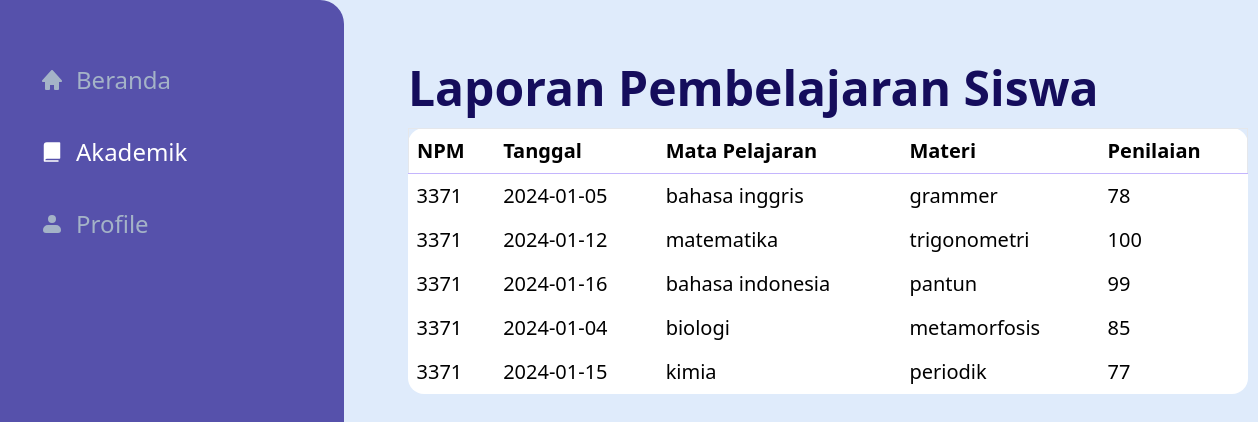
Screenshot of /akademik.php (signed in) with the database file from the repository.
### tables this page shows
CREATE TABLE IF NOT EXISTS `tbl_laporan` (
  `id` int(10) NOT NULL,
  `id_siswa` int(10) NOT NULL,
  `tanggal` date NOT NULL,
  `matpel` varchar(25) NOT NULL,
  `materi` varchar(25) NOT NULL,
  `penilaian` int(11) NOT NULL
);

### src/akademik.php (the view, shortened to what this page needs)
<?php
    require 'connection.php';
?>
<!doctype html>
<html>
<head>
  <link href="output.css" rel="stylesheet">
</head>
<body class="bg-[#DFEBFB] h-screen flex ">
  <header class="bg-[#5651AB] w-[344px] rounded-r-3xl flex flex-col justify-start items-start ">
      <nav class="">
          <ul class="text-[#A4B3C7] text-2xl">
            <li class="m-10 mt-16 flex gap-3 active:text-white hover:text-white items-center">
                <a class="active:text-white" href="index.php">Beranda</a></li>
            <li class="m-10 flex gap-3 active:text-white text-white  items-center">
                <svg xmlns="http://www.w3.org/2000/svg" width="1em" height="1em" viewBox="0 0 256 256"><path fill="currentColor" d="M216 32v160a8 8 0 0 1-8 8H72a16 16 0 0 0-16 16h136a8 8 0 0 1 0 16H48a8 8 0 0 1-8-8V56a32 32 0 0 1 32-32h136a8 8 0 0 1 8 8"/></svg>
                <a href="akademik.php">Akademik</a></li>
            <li class="m-10 flex gap-3 active:text-white hover:text-white  items-center">
                <svg xmlns="http://www.w3.org/2000/svg" width="1em" height="1em" viewBox="0 0 24 24"><path fill="currentColor" fill-rule="evenodd" d="M8 7a4 4 0 1 1 8 0a4 4 0 0 1-8 0m0 6a5 5 0 0 0-5 5a3 3 0 0 0 3 3h12a3 3 0 0 0 3-3a5 5 0 0 0-5-5z" clip-rule="evenodd"/></svg>
                <a href="profile.php">Profile</a>
                </li>
            </ul>
         </nav>
    </header>
    <main class="p-16 w-[841px]">
        <h1 class="mb-4 text-5xl font-bold text-[#150D5C]">Laporan Pembelajaran Siswa</h1>
        <table class="table-auto bg-white text-xl w-[840px] rounded-2xl  ">
            <thead>
                <tr class="border border-b-violet-300" >
                    <th class="p-2 text-left">NPM</th>
                    <th class="p-2 text-left">Tanggal</th>
                    <th class="p-2 text-left">Mata Pelajaran</th>
                    <th class="p-2 text-left">Materi</th>
                    <th class="p-2 text-left">Penilaian</th>
                </tr>
            </thead>
            <tbody class="">
                <?php
                if(isset($_SESSION['id'])){
                    $username = $_SESSION['id'];
                    $query = mysqli_query($con,"SELECT * FROM tbl_laporan where id_siswa = '$username'");
                    if($query){
                        while ($data=mysqli_fetch_array($query)){?>
                        <tr>
                            <td class="p-2 "><?= $data['id_siswa'] ?> </td>
                            <td class="p-2 "><?= $data['tanggal'] ?> </td>
                            <td class="p-2 "><?= $data['matpel'] ?></td>
                            <td class="p-2 "><?= $data['materi'] ?></td>
                            <td class="p-2 "><?= $data['penilaian'] ?></td>
                        </tr>
                        <?php } ?>
                        <?php
                    } else {
                        echo "erorr" .mysqli_error($con);
                    }
                }
                ?>
            </tbody>
        </table>
    </main>
</body>
</html>

### rows the page displays
tbl_laporan: id_siswa "3371", tanggal "2024-01-05", matpel "bahasa inggris", materi "grammer", penilaian "78"
tbl_laporan: id_siswa "3371", tanggal "2024-01-12", matpel "matematika", materi "trigonometri", penilaian "100"
tbl_laporan: id_siswa "3371", tanggal "2024-01-16", matpel "bahasa indonesia", materi "pantun", penilaian "99"
tbl_laporan: id_siswa "3371", tanggal "2024-01-04", matpel "biologi", materi "metamorfosis", penilaian "85"
tbl_laporan: id_siswa "3371", tanggal "2024-01-15", matpel "kimia", materi "periodik", penilaian "77"
